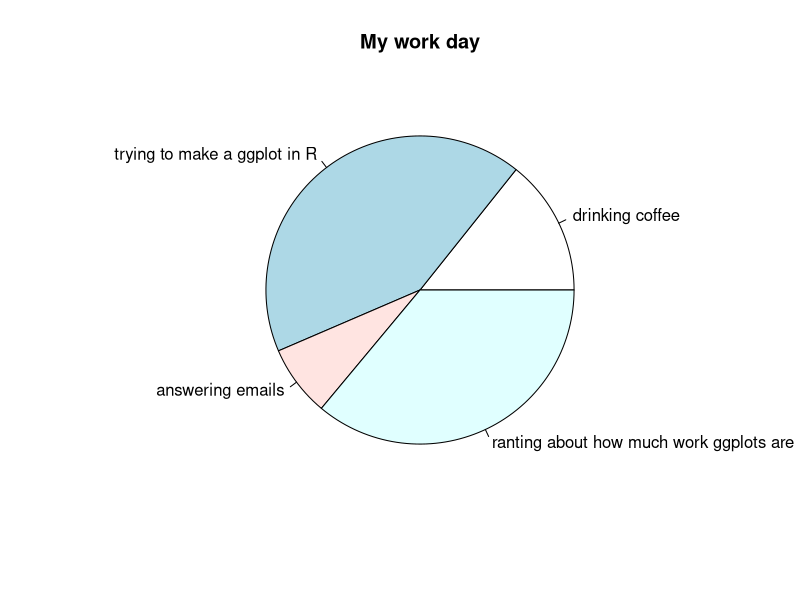

The R source for this figure:
#
# Some example code for the collaboration --------------------------------------
#


# Create data for the graph.
x <- c(21, 62, 11, 53)
labels <- c("drinking coffee", "trying to make a ggplot in R", "answering emails", "ranting about how much work ggplots are")


# Plot the chart.
pie(x,labels, main = "My work day")

